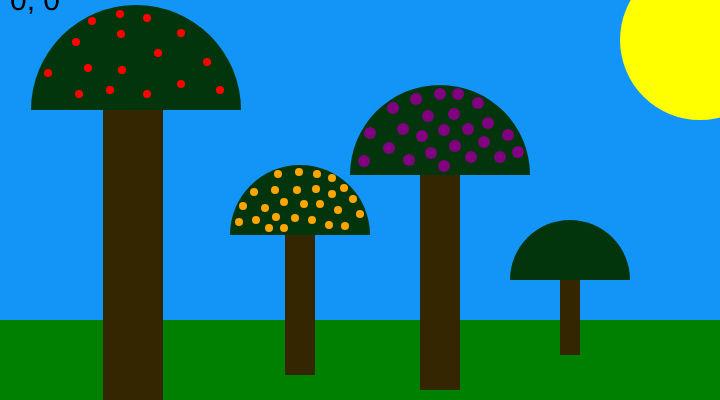
Frame 1 (no input)
Frame 60 (no input): identical to frame 1, image omitted
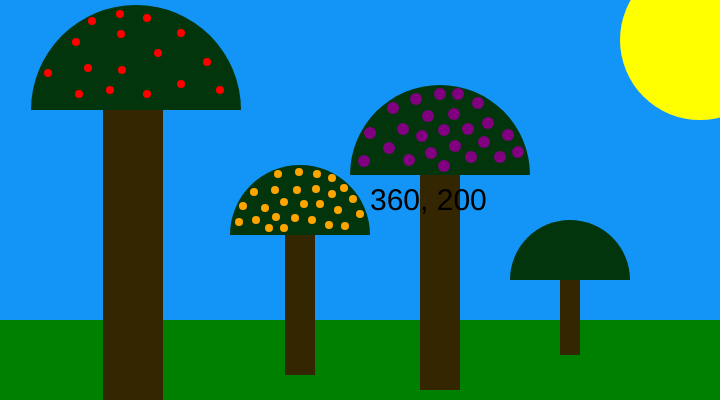
Frame 120 (the mouse pressed at the canvas centre since frame 60)

The p5.js sketch that drew these frames (run headless with seeded random() and noise() and a simulated clock; from frame 60 on, the mouse is pressed at the canvas centre):

// p5.js sketch
// ── sketch.js
function setup() {
 createCanvas(720, 400);
  // put setup code here
}

function draw() {
  background('#1395F7');
 noStroke();
fill('green');
rect(0, 320, 720, 80);
 fill('yellow');
 ellipse(700, 40, 160, 160);
 fill(255);
 // quad(300, 100, 340, 100,  340, 300, 300, 300,);
 fill('#02350C');
 arc(440, 175, 180, 180, PI, TWO_PI);

 fill('#352602');
 rect(420, 175, 40, 215);
 fill('#02350C');
 arc(300, 235, 140, 140, PI, TWO_PI);
 fill('#352602');
 rect(285, 235, 30, 140);
 fill('#02350C');
 arc(570, 280, 120, 120, PI, TWO_PI);
 fill('#352602');
 rect(560, 280, 20, 75);
 fill('#02350C');
 arc(136, 110, 210, 210, PI, TWO_PI);
 fill('#352602');
 rect(103, 110, 60, 300);
fill('red');
 ellipse(110, 90, 8, 8);
 ellipse(88, 68, 8, 8);
 ellipse(48, 73, 8, 8);
 ellipse(122, 70, 8, 8);
 ellipse(158, 53, 8, 8);
 ellipse(79, 94, 8, 8);
 ellipse(147, 94, 8, 8);
 ellipse(181, 84, 8, 8);
 ellipse(207, 62, 8, 8);
ellipse(220, 90, 8, 8);
ellipse(181, 33, 8, 8);
ellipse(147, 18, 8, 8);
ellipse(121, 34, 8, 8);
ellipse(76, 42, 8, 8);
ellipse(92, 21, 8, 8);
ellipse(120, 14, 8, 8);
fill('orange');
ellipse(254, 192, 8, 8);
ellipse(278, 174, 8, 8);
ellipse(275, 190, 8, 8);
ellipse(299, 172, 8, 8);
ellipse(297, 190, 8, 8);
ellipse(317, 174, 8, 8);
ellipse(332, 178, 8, 8);
ellipse(316, 189, 8, 8);
ellipse(243, 206, 8, 8);
ellipse(239, 222, 8, 8);
ellipse(265, 208, 8, 8);
ellipse(284, 202, 8, 8);
ellipse(304, 204, 8, 8);
ellipse(344, 188, 8, 8);
ellipse(332, 194, 8, 8);
ellipse(320, 204, 8, 8);
ellipse(353, 199, 8, 8);
ellipse(360, 214, 8, 8);
ellipse(338, 210, 8, 8);
ellipse(256, 220, 8, 8);
ellipse(276, 217, 8, 8);
ellipse(295, 218, 8, 8);
ellipse(312, 220, 8, 8);
ellipse(329, 225, 8, 8);
ellipse(345, 226, 8, 8);
ellipse(284, 228, 8, 8);
ellipse(269, 228, 8, 8);

fill('purple');
ellipse(364, 161, 12, 12);
ellipse(370, 133, 12, 12);
ellipse(393, 108, 12, 12);
ellipse(389, 148, 12, 12);
ellipse(403, 129, 12, 12);
ellipse(416, 99, 12, 12);
ellipse(440, 94, 12, 12);
ellipse(428, 116, 12, 12);
ellipse(409, 160, 12, 12);
ellipse(422, 136, 12, 12);
ellipse(454, 114, 12, 12);
ellipse(444, 130, 12, 12);
ellipse(458, 94, 12, 12);
ellipse(478, 103, 12, 12);
ellipse(431, 153, 12, 12);
ellipse(468, 129, 12, 12);
ellipse(455, 146, 12, 12);
ellipse(488, 123, 12, 12);
ellipse(508, 135, 12, 12);
ellipse(484, 142, 12, 12);
ellipse(500, 157, 12, 12);
ellipse(471, 157, 12, 12);
ellipse(444, 166, 12, 12);
ellipse(518, 152, 12, 12);

// https://youtu.be/deer3UmmQMg

 fill(0);
 textSize(30);
  text(mouseX + ", " + mouseY, mouseX + 10, mouseY + 10);

 // fill(204);
 // triangle(18, 18, 18, 360, 81, 360);
 //

 //
 // fill(204);
 // quad(189, 18, 216, 18, 216, 360, 144, 360);
 //

 //
 // fill(204);
 // triangle(288, 18, 351, 360, 288, 360);
 //

 //  // put drawing code here
}
